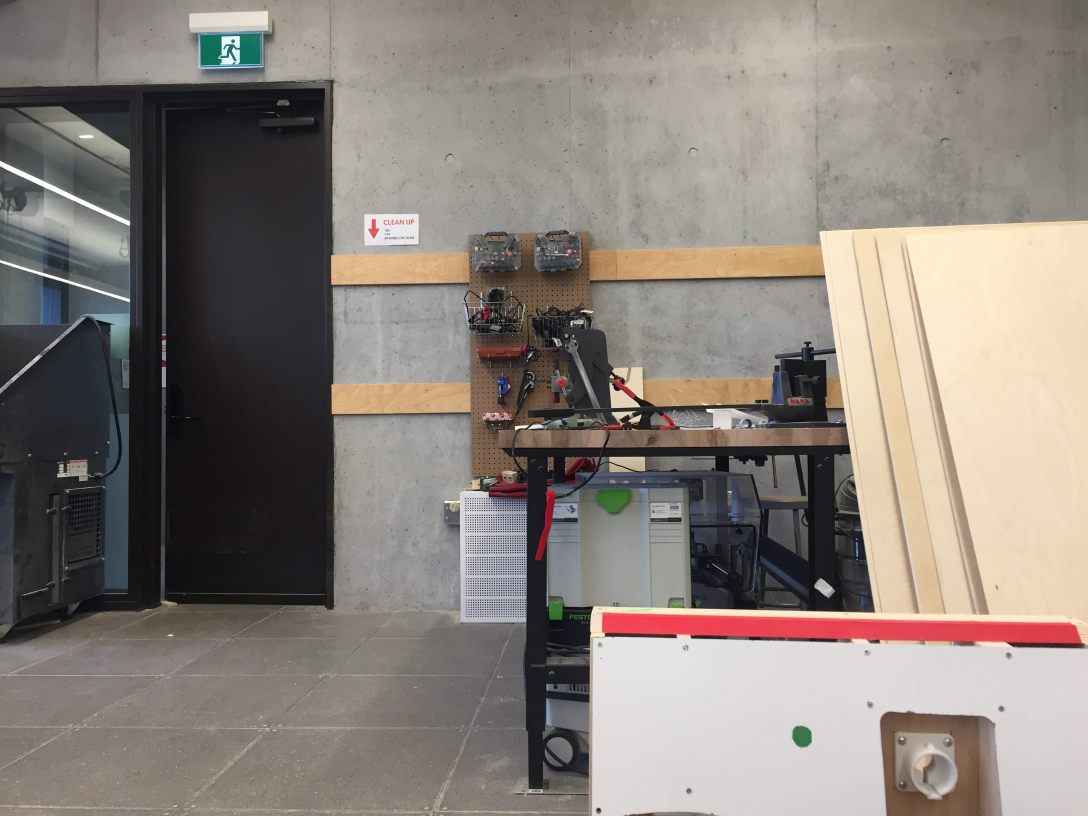
#> input picture src/img/greendot1.JPG, 3264 x 2448 px, found by its file name (shown at 1/3 size)
$ python preprocessing.py
#> lines starting #> are read from the running program, lines starting #| are printed output that depends on the picture; after the words box and inside, x2 and y2 are one past the last pixel; in counts of white or black regions, pixels touching at a corner belong together
# -*- coding: utf-8 -*-
"""
Created on Fri Feb 14 20:28:19 2020

@author: Grace Wu
"""
import cv2
import numpy as np
import imutils

#parameters
imagepath = 'img/greendot1.jpg'
resizedw = 500
resizedh = 375
slowrad = 80
stoprad = 100

def findcircle(imagepath):
    #import image
#> called with imagepath = 'img/greendot1.jpg'
    image = cv2.imread(imagepath)
#> image is the input picture: shape (2448, 3264, 3); mean B, G, R 122.4, 129.2, 137.4
    #make picture smaller
    resized = imutils.resize(image, width=resizedw)
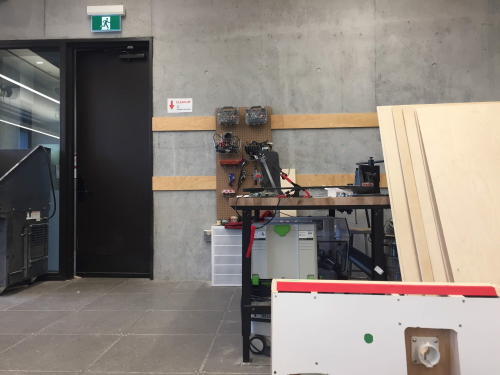
#> resized: shape (375, 500, 3); mean B, G, R 122.5, 129.2, 137.4
    hsv = cv2.cvtColor(resized, cv2.COLOR_BGR2HSV)
#> hsv: shape (375, 500, 3); mean H, S, V 50.6, 32.4, 139.1
    #make colour filter
    lower_range = np.array([60,90,90])
    upper_range = np.array([120,320,120])
    mask = cv2.inRange(hsv,lower_range,upper_range)
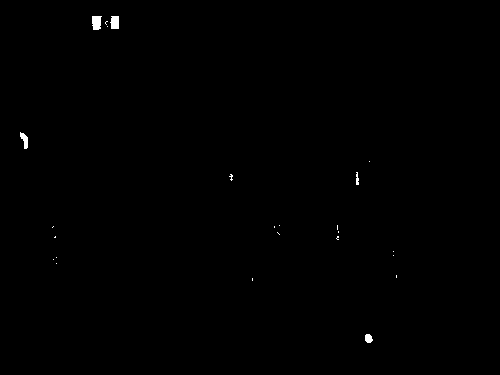
#> mask: shape (375, 500); 0.24% white; 24 white regions (19 under 20 px), largest, box (x1, y1, x2, y2) and area: (92, 16, 102, 30) 119, (110, 16, 119, 29) 104, (20, 132, 28, 149) 78, (365, 334, 373, 343) 57, (356, 172, 359, 185) 30
    img = cv2.bitwise_and(resized, resized, mask=mask)
    cv2.imshow('Image1', mask)
    cv2.waitKey(0)
    #change to bw
    #img = cv2.cvtColor(resized, cv2.COLOR_BGR2GRAY)
    final = img.copy()
    #detect circles in the image
    circles = cv2.HoughCircles(mask, cv2.HOUGH_GRADIENT, 0.5, 41, param1=70, param2=12, minRadius=0,maxRadius=175)
#> circles = [[112.5, 20.5, 6]]
    #circles = cv2.HoughCircles(mask, cv2.HOUGH_GRADIENT, 1.2 , 100)
    biggest = [0,0]
    index = 0
    #show all circles
    if circles is not None:
        for i in circles[0,:]:
            # draw the outer circle
            if i[2] > biggest[1]:
                biggest[1] = i[2]
                biggest[0] = index
            cv2.circle(img,(i[0],i[1]),i[2],(0,255,0),2)
            # draw the center of the circle
            cv2.circle(img,(i[0],i[1]),2,(0,0,255),3)
            index += 1
#> this loop made 1 pass
#> (i, index) on pass 1: ([112.5, 20.5, 6], 1)
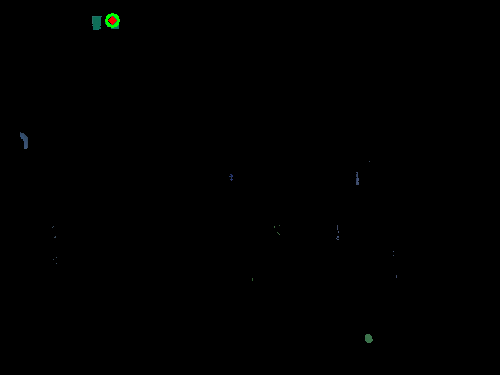
#> img: shape (375, 500, 3); mean B, G, R 0.2, 0.3, 0.1
#> after the loop, biggest = [0, 6]; index = 1
        cv2.imshow("HoughCircles", img)
        cv2.waitKey()
    #show biggest circle
        cv2.circle(final,(circles[0,biggest[0]][0],circles[0,biggest[0]][1]),circles[0,biggest[0]][2],(0,255,0),2)
#> final: shape (375, 500, 3); mean B, G, R 0.2, 0.4, 0.1
        cv2.imshow("HoughCircles", final)
        cv2.waitKey()
        cv2.destroyAllWindows()
        return circles[0,biggest[0]]
    else:
        print("error!")
        cv2.destroyAllWindows()

def controls(circle, axis):
    speed = None
    if axis == 'x':
        if circle[0] > resizedw/3 and circle[0] < 2*resizedw/3:
            if circle[0] < resizedw/2 + 5 and circle[0] > resizedw/2 - 5:
                speed = 'stop'
            else:
                speed = 'slow'
        else:
            speed = "fast"
    elif axis == 'z':
        if circle[1] > resizedh/3 and circle[1] < 2*resizedh/3:
            if circle[1] < resizedh/2 + 5 and circle[1] > resizedh/2 - 5:
                speed = 'stop'
            else:
                speed = 'slow'
        else:
            speed = "fast"
    elif axis == 'y':
        if circle[2] > slowrad:
            if circle[2] > stoprad:
                speed = 'stop'
            else:
                speed = "slow"
        else:
            speed = 'fast'
    return speed

circle = findcircle(imagepath)
#> circle = [112.5, 20.5, 6]
print(circle)
#| [112.5  20.5   6. ]
#speed = controls(circle, 'x')
#print(speed)

$ run again, with src/img/target1.JPG copied over src/img/greendot1.JPG
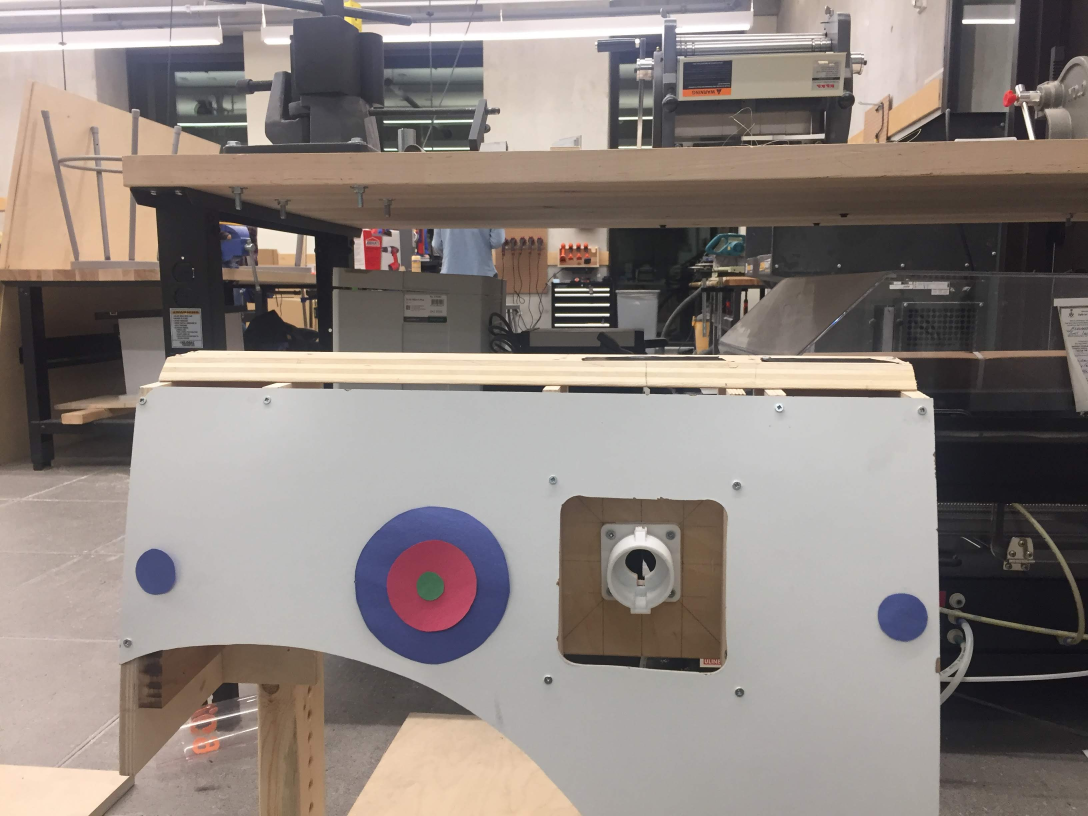
#> input picture src/img/target1.JPG, 3264 x 2448 px, found by its file name (shown at 1/3 size)
#> in findcircle, image is the input picture: shape (2448, 3264, 3); mean B, G, R 125.5, 130.2, 139.9
#> hsv: shape (375, 500, 3); mean H, S, V 41.6, 35, 141.7
#> mask: shape (375, 500); 1% white; 23 white regions (18 under 20 px), largest, box (x1, y1, x2, y2) and area: (164, 261, 234, 305) 1248, (63, 253, 80, 272) 249, (405, 275, 426, 294) 235, (102, 107, 113, 119) 77, (173, 251, 187, 264) 57
#> circles = [[200.5, 276.5, 27.3], [70.5, 261.5, 8.2], [414.5, 283.5, 9.6]]
#> the loop in findcircle, `for i in circles[0,:]:` made 3 passes
#> after the loop in findcircle, `for i in circles[0,:]:`:
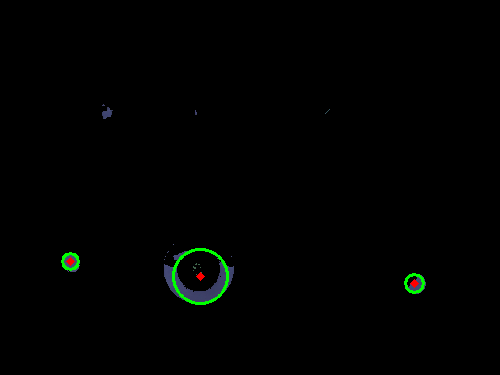
#> img: shape (375, 500, 3); mean B, G, R 0.8, 1.6, 0.6
#> after the loop in findcircle, `for i in circles[0,:]:`: biggest = [0, 27.3]; index = 3
#> in findcircle, `cv2.circle(final,(circles[0,biggest[0]][0],circles[0,biggest[0]][1]),c..`:
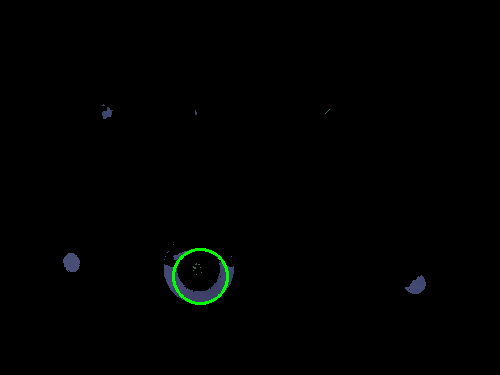
#> final: shape (375, 500, 3); mean B, G, R 0.9, 1.3, 0.6
#> circle = [200.5, 276.5, 27.3]
#| [200.5 276.5  27.3]
